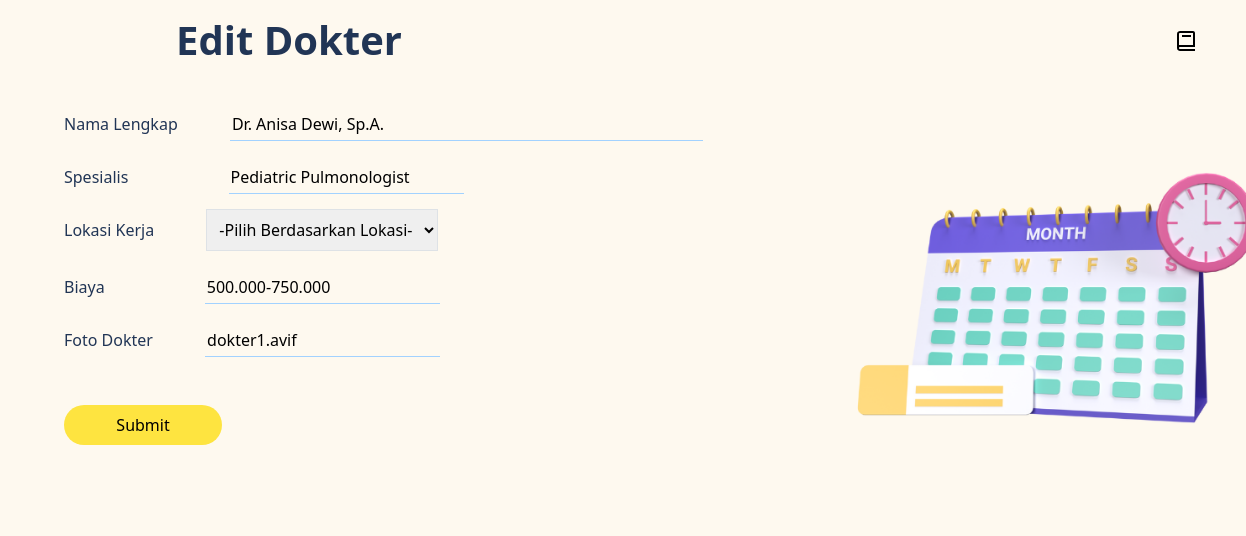
Page /edit_doctor.php?dokterID=1 (signed in) on the committed database.
### tables this page shows
CREATE TABLE `dokter` (
  `foto` text NOT NULL,
  `nama` varchar(30) NOT NULL,
  `kualifikasi` text NOT NULL,
  `biaya` varchar(20) NOT NULL,
  `dokterID` int(11) NOT NULL,
  `lokasi` varchar(30) NOT NULL
);

### edit_doctor.php (the view, shortened to what this page needs)
<!doctype html>
<html lang="en">
<head>
    <link href="https://cdn.jsdelivr.net/npm/bootstrap@5.3.2/dist/css/bootstrap.min.css" rel="stylesheet">
</head>
<body style="background-color: #FEF9EF; color: #213555;">
    <ul class="nav justify-content-between bg-transparent mt-3 mb-3" style="margin-left: 11rem; margin-right: 2rem;">
        <li class="nav-item">
            <h1 class="fs-1 fw-bold">Edit Dokter</h1>
        </li>
        <li class="nav-item">
            <a class="nav-link fs-5" style="color : #213555;" href="find_doctor_admin.php"><button class="navbar-toggler border border-0" type="button" data-bs-toggle="offcanvas" data-bs-target="#offcanvasNavbar" aria-controls="offcanvasNavbar" aria-label="Toggle navigation">
                    <img />
                </button></a>
        </li>
    </ul>
    <?php
    include 'connect_pemweb.php';
    $dokterID = $_GET['dokterID'];
    $query = mysqli_query($connect, "SELECT * FROM dokter WHERE dokterID='$dokterID'");
    $data = mysqli_fetch_array($query);
    ?>
    <div class="row">
        <div class="col-8">
            <form class="mx-3" action="proses_edit_doctor.php" method="POST">
                <label class="ms-5 mt-4" for="nama">Nama Lengkap</label>
                <input class="fw-light ms-5 bg-transparent py-1" type="text" name="nama" style="border: none; border-bottom: 1px solid #A2D2FF; padding-right: 15rem;" value="<?php echo $data['nama'] ?>" required>
                <br>
                <label class="ms-5 pe-5 mt-4" for="kualifikasi">Spesialis</label>
                <input class="fw-light ms-5 bg-transparent py-1" type="text" name="kualifikasi" style="border: none; border-bottom: 1px solid #A2D2FF; " value="<?php echo $data['kualifikasi'] ?>" required>
                <br>
                <label class="ms-5 pe-5 mt-4" for="lokasi">Lokasi Kerja</label>
                <select name="lokasi" id="lokasi" class="border border-none p-2">
                    <option value="#">-Pilih Berdasarkan Lokasi-</option>
                </select>
                <br>
                <label class="ms-5 pe-5 mt-4" for="biaya">Biaya</label>
                <input class="fw-light ms-5 bg-transparent py-1" type="text" name="biaya" style="border: none; border-bottom: 1px solid #A2D2FF; " value="<?php echo $data['biaya'] ?>" required>
                <br>
                <label class="ms-5 pe-5 mt-4" for="foto">Foto Dokter</label>
                <input class="fw-light bg-transparent py-1" type="text" name="foto" style="border: none; border-bottom: 1px solid #A2D2FF; " value="<?php echo $data['foto'] ?>" required>
                <br>
                <button class="ms-5 mt-5 mb-5 rounded-pill border border-0 py-2 fw-medium" style="width: 20%; background-color: #FEE440; " type="button" name="kirim" data-bs-toggle="modal" data-bs-target="#exampleModal">Submit </button>
            </form>
        </div>
        <div class="col-4">
            <img src="janjian.png" alt="" width="420px">
        </div>
    </div>
</body>
</html>

### rows in the picture
dokter: nama "Dr. Anisa Dewi, Sp.A.", kualifikasi "Pediatric Pulmonologist", biaya "500.000-750.000", foto "dokter1.avif"
